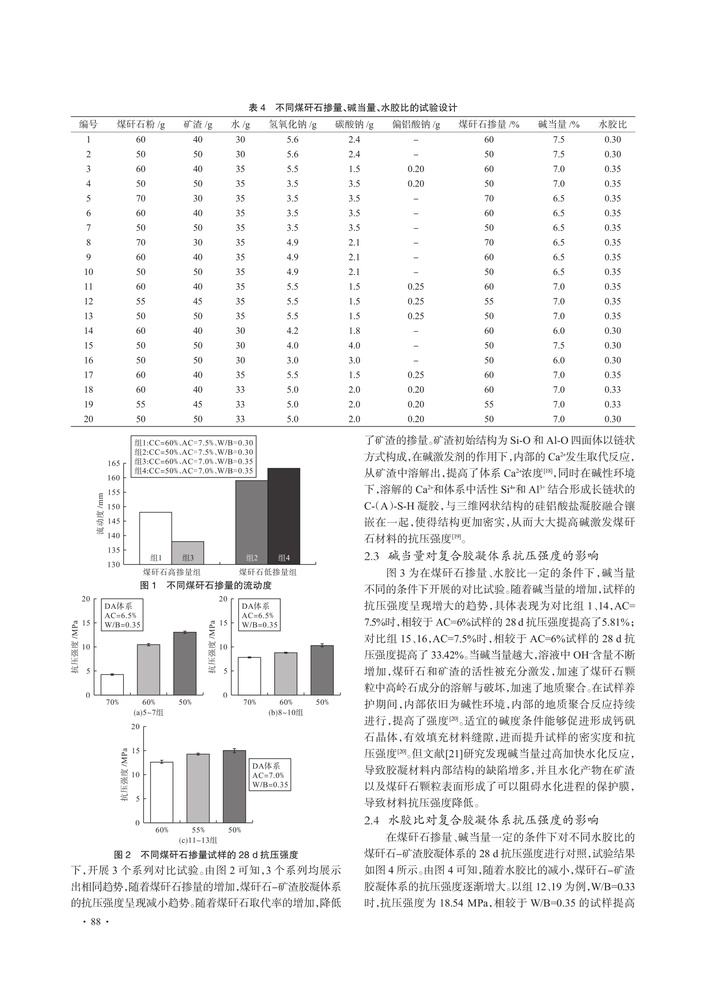
#> input picture 对比实验/images/论文2_图1-2.jpeg, 712 x 991 px, shrunk from 3145 x 4375 before the run
$ python erase_values.py '../images/论文2_图1-2.jpeg' '../images/论文2_图3-4.jpeg' 5
#> lines starting #> are read from the running program, lines starting #| are printed output that depends on the picture; after the words box and inside, x2 and y2 are one past the last pixel; in counts of white or black regions, pixels touching at a corner belong together
"""擦掉柱状图「柱顶印值」，生成无印值测试图。

思路（不依赖柱身颜色）：
  1. 深色像素（文字/轴线/误差棒都是深色）→ 连通域；
  2. 分类：长横线/长竖线（轴/框）、细高线（误差棒/刻度）→ 保留；
     其余小方块 = 文字 → 候选擦除；
  3. 只擦「绘图区内部」的文字：其左侧有竖线、下方有横线（= 被轴框住）。
     轴刻度数字在框外（左/下），天然保留。

用法：
    python 对比实验/blindset/erase_values.py <输入图> <输出图> [dark_thr]
"""
import sys
from collections import deque

import numpy as np
from PIL import Image


def components(mask: np.ndarray):
    """8-连通域 → [ [(y,x), ...] ]。"""
    h, w = mask.shape
    visited = np.zeros_like(mask, dtype=bool)
    out = []
    for i in range(h):
        for j in range(w):
            if not mask[i, j] or visited[i, j]:
                continue
            q = deque([(i, j)])
            visited[i, j] = True
            pix = []
            while q:
                y, x = q.popleft()
                pix.append((y, x))
                for dy in (-1, 0, 1):
                    for dx in (-1, 0, 1):
                        ny, nx = y + dy, x + dx
                        if 0 <= ny < h and 0 <= nx < w and mask[ny, nx] and not visited[ny, nx]:
                            visited[ny, nx] = True
                            q.append((ny, nx))
            out.append(pix)
    return out


def erase(src: str, dst: str, dark_thr: int = 115, verbose: bool = True) -> int:
#> called with src = '../images/论文2_图1-2.jpeg', dst = '../images/论文2_图3-4.jpeg', dark_thr = 5, verbose = True
    img = Image.open(src).convert("RGB")
#> img is the input picture: PIL image 712x991 RGB; mean R, G, B 243.3, 243.2, 243.3
    arr = np.array(img)
    h, w = arr.shape[:2]
#> h = 991; w = 712
    dark = arr.max(axis=2) < dark_thr
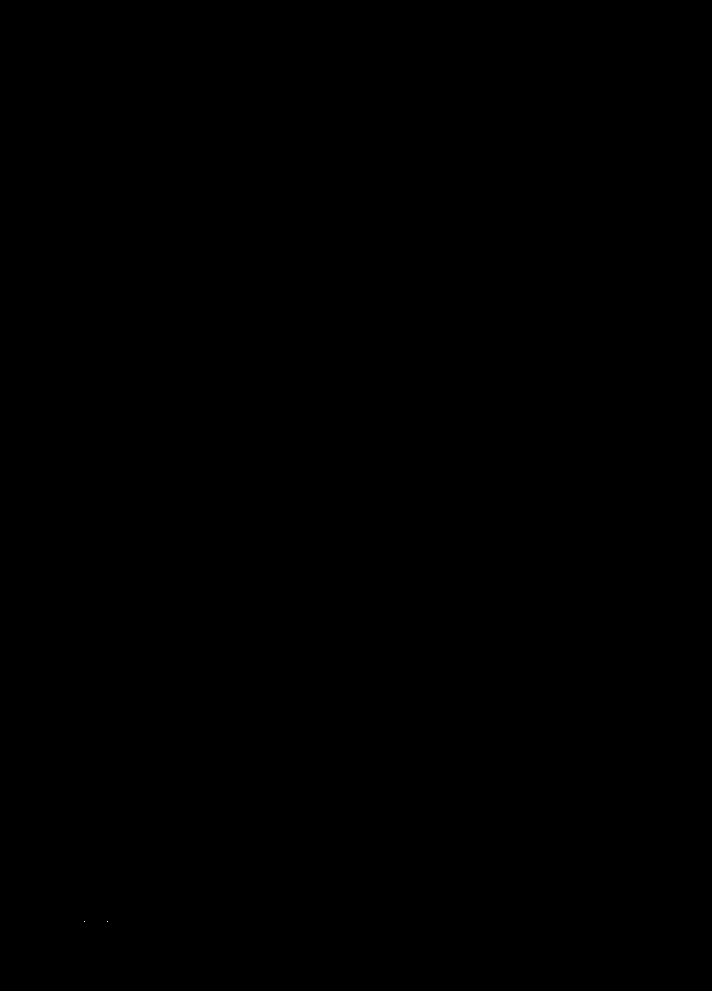
#> dark: shape (991, 712) bool; 0% white in thin lines or dots, all inside (x1, y1, x2, y2) = (84, 921, 108, 922)

    comps = components(dark)
#> comps = [[(921, 84)], [(921, 107)]]
    lines_v, lines_h, texts = [], [], []
    for pix in comps:
        ys = [p[0] for p in pix]
        xs = [p[1] for p in pix]
        y0, y1, x0, x1 = min(ys), max(ys), min(xs), max(xs)
        ch, cw = y1 - y0 + 1, x1 - x0 + 1
        if cw > 0.25 * w:                       # 长横线（x 轴/上框）
            lines_h.append((y0, y1, x0, x1))
        elif ch > 0.20 * h:                     # 长竖线（y 轴/侧框）
            lines_v.append((y0, y1, x0, x1))
        elif ch >= 3 * cw and ch > 15:          # 细高（误差棒/刻度线）→ 保留
            continue
        else:                                   # 小方块 = 文字候选
            texts.append((y0, y1, x0, x1))
#> this loop made 2 passes
#> (ys, xs, y0, y1, x0, x1, ch, cw) on passes 1 to 2: ([921], [84], 921, 921, 84, 84, 1, 1), ([921], [107], 921, 921, 107, 107, 1, 1)
#> after the loop, lines_h = []; lines_v = []; texts = [(921, 921, 84, 84), (921, 921, 107, 107)]

    out = arr.copy()
    erased = 0
    for y0, y1, x0, x1 in texts:
        has_left_line = any(v[3] < x0 and v[3] > x0 - 200 for v in lines_v)
        has_below_line = any(hh[0] > y1 and hh[0] < y1 + 300 for hh in lines_h)
        if has_left_line and has_below_line:
            out[max(0, y0 - 2):y1 + 3, max(0, x0 - 2):x1 + 3] = 255
            erased += 1
#> this loop made 2 passes
#> after the loop, erased = 0
    Image.fromarray(out).save(dst)
    if verbose:
        print(f"{src} -> {dst}: 候选文字 {len(texts)}，擦除 {erased}（线: 横{len(lines_h)} 竖{len(lines_v)}）")
#| ../images/论文2_图1-2.jpeg -> ../images/论文2_图3-4.jpeg: 候选文字 2，擦除 0（线: 横0 竖0）
    return erased


if __name__ == "__main__":
    s = sys.argv[1]
    d = sys.argv[2]
    thr = int(sys.argv[3]) if len(sys.argv) > 3 else 115
    erase(s, d, thr)

$ run again, on 对比实验/images/论文1_图2.png
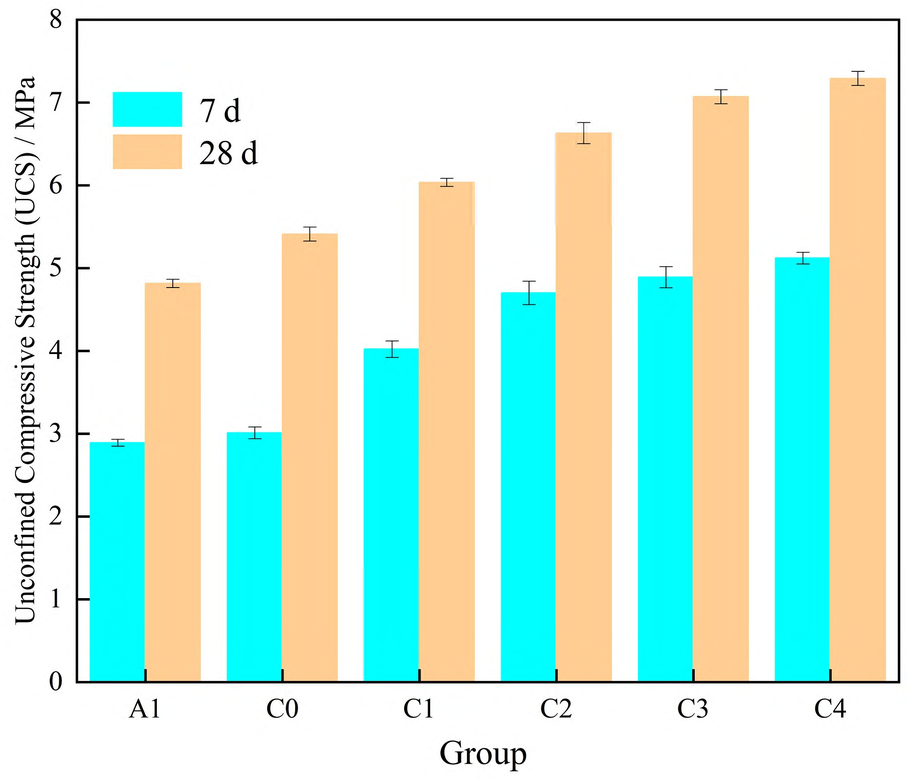
#> input picture 对比实验/images/论文1_图2.png, 907 x 778 px, shrunk from 2047 x 1756 before the run
#> in erase, img is the input picture: PIL image 907x778 RGB; mean R, G, B 208.8, 237.5, 222.8
#> in erase, `dark = arr.max(axis=2) < dark_thr`:
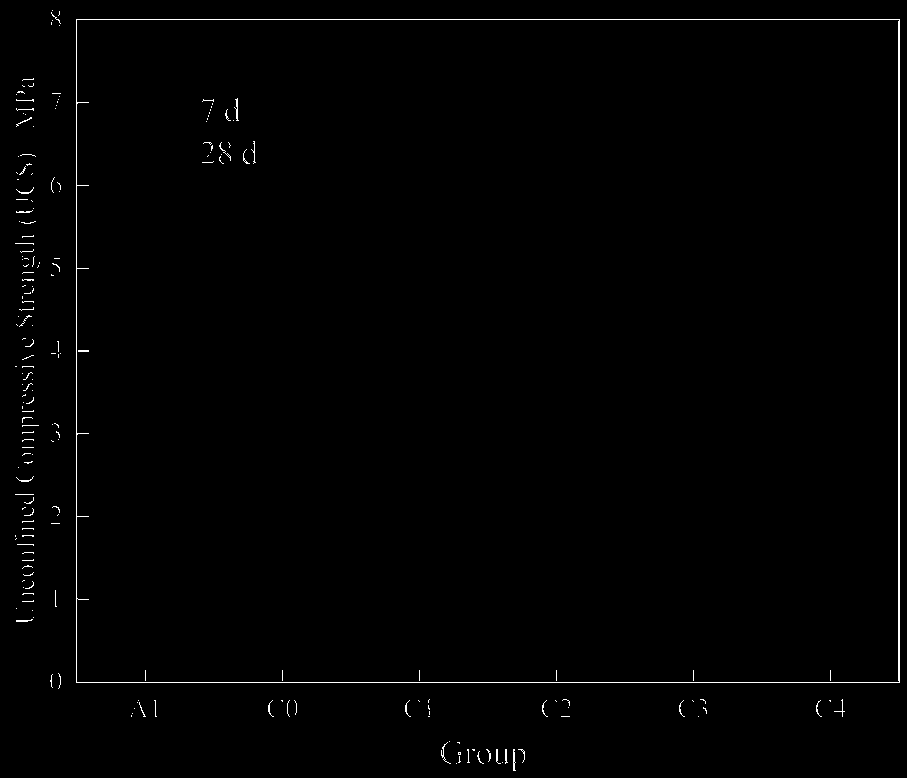
#> dark: shape (778, 907) bool; 0.81% white in thin lines or dots
#> comps = 205 items
#> the loop in erase, `for pix in comps:` made 205 passes
#> (y0, y1, x0, x1, ch, cw) on passes 3, 4, 15: (12, 23, 51, 60, 12, 10), (19, 682, 76, 899, 664, 824), (98, 120, 234, 238, 23, 5)
#> the loop in erase, `for y0, y1, x0, x1 in texts:` made 196 passes
#> (y0, y1, x0, x1) on passes 1 to 3: (10, 10, 52, 52), (11, 15, 58, 59), (12, 23, 51, 60)
#| ../images/论文1_图2.png -> ../images/论文1_图2.png: 候选文字 196，擦除 0（线: 横1 竖0）

$ run again, on 对比实验/images/论文1_图4.png
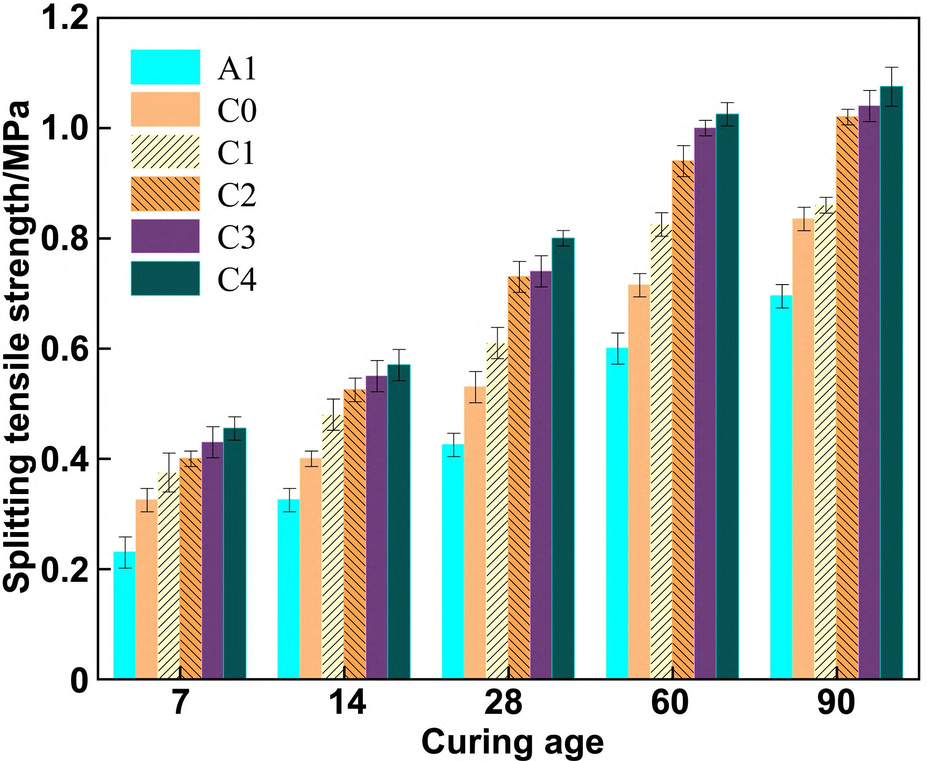
#> input picture 对比实验/images/论文1_图4.png, 927 x 761 px, shrunk from 2047 x 1682 before the run
#> in erase, img is the input picture: PIL image 927x761 RGB; mean R, G, B 202.9, 208.3, 202.7
#> in erase, `dark = arr.max(axis=2) < dark_thr`:
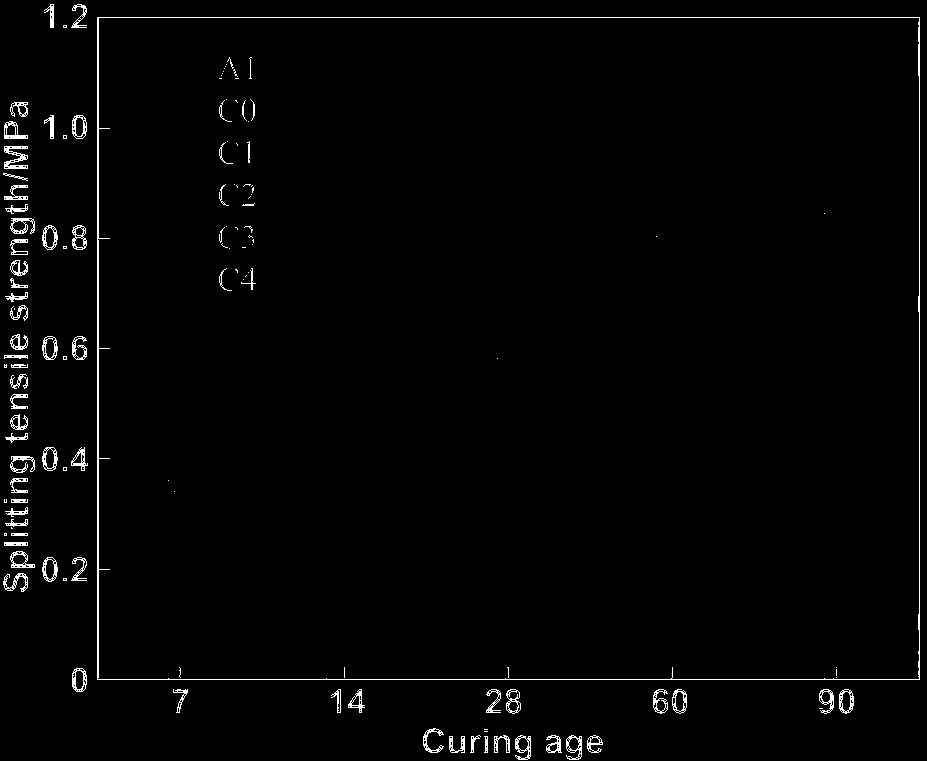
#> dark: shape (761, 927) bool; 1.7% white in thin lines or dots
#> comps = 131 items
#> the loop in erase, `for pix in comps:` made 131 passes
#> (y0, y1, x0, x1, ch, cw) on passes 1, 2, 3, 5, 6, 17, 18, 20: (4, 27, 44, 53, 24, 10), (4, 27, 71, 86, 24, 16), (17, 679, 97, 919, 663, 823), (57, 68, 227, 233, 12, 7), (57, 78, 249, 251, 22, 3), (99, 120, 250, 254, 22, 5), (100, 121, 219, 231, 22, 13), (100, 120, 242, 246, 21, 5)
#> the loop in erase, `for y0, y1, x0, x1 in texts:` made 125 passes
#> (y0, y1, x0, x1) on passes 1 to 8: (4, 27, 44, 53), (4, 27, 71, 86), (25, 27, 63, 66), (57, 68, 227, 233), (64, 64, 226, 226), (66, 66, 225, 225), (68, 68, 224, 224), (69, 76, 233, 237)
#| ../images/论文1_图4.png -> ../images/论文1_图4.png: 候选文字 125，擦除 0（线: 横1 竖0）
